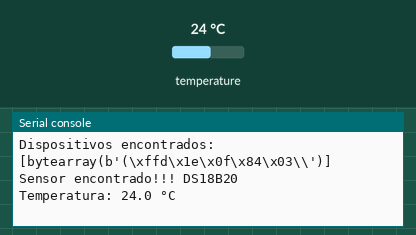
Recording of a program running on a simulated MicroPython board. On the bench: the last lines printed to the serial console. Inputs (shaded band) come from the test bench; at power-on: temperature 24 °C.

Above: at 1.2 s.
1.3 s: temperature set to 12 °C
At 3.0 s:
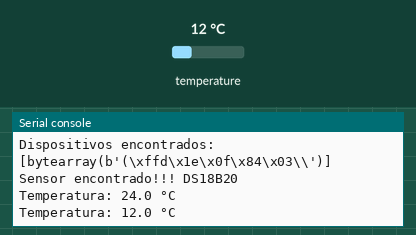
3.7 s: temperature set to 19 °C
At 5.3 s:
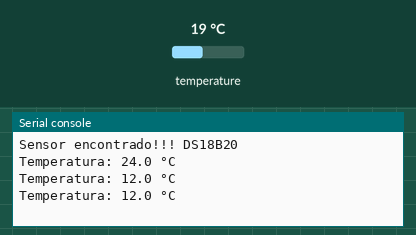
Timing chart, 0 to 6.8 s (numbered marks = the images above; inputs shaded):
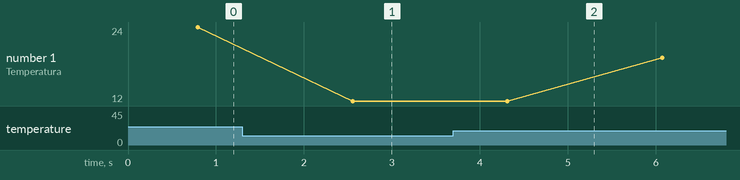

The program:

Sensor18b20Funciona.py
```python
from machine import Pin

import onewire
import ds18x20
import time

# Configurar el pin GPIO donde está conectado el sensor (GPIO17 en este caso)
ds_pin = Pin(16)
#led = Pin(16, Pin.OUT)
# Inicializar el bus 1-Wire
ow = onewire.OneWire(ds_pin)

# Crear un objeto DS18X20
ds = ds18x20.DS18X20(ow)

# Buscar dispositivos en el bus
roms = ds.scan()
print("Dispositivos encontrados:", roms)

if not roms:
    print("No se encontró ningún sensor DS18B20")
    time.sleep(2)
else:
    print("Sensor encontrado!!! DS18B20")
    sensor = roms[0]  # Usar el primer (y único) sensor encontrad

while True:
		# Iniciar la conversión de temperatura
	#led.toggle()
	ds.convert_temp()
	time.sleep_ms(750)  # Esperar el tiempo necesario para la conversión

		# Leer y mostrar la temperatura de cada dispositivo
	temp = ds.read_temp(sensor)
	print("Temperatura:", temp, "°C")

	time.sleep(1)  # Esperar antes de la próxima lectura
```

Measured:
- after the input at 1.3 s, the serial console: prints a new line after 1.3 s (image 1)
- plotted number 1: 24 → 12 after the input at 1.3 s, 12 → 19 after the input at 3.7 s
